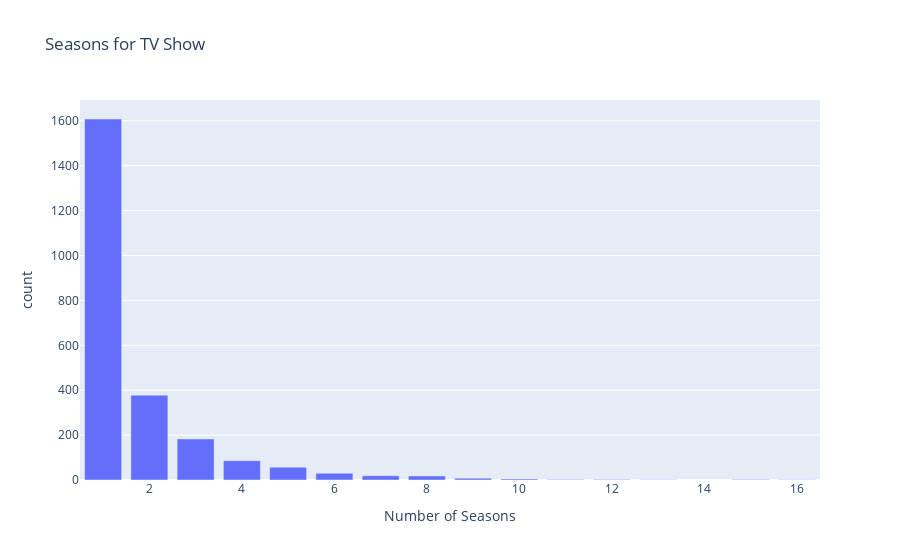

The code cell stored with this chart in its notebook:
### Code cell
trace1 = go.Bar(x=bar_season['season_count'], y=bar_season["count"], name="TV Shows")
data = [trace1]
layout = go.Layout(title="Seasons for TV Show",yaxis_title = 'count',xaxis_title='Number of Seasons', legend=dict(x=0.1, y=1.1, orientation="h"))
fig = go.Figure(data, layout=layout)
fig.show()

### Figure 1 — Plotly figure (JSON) as saved in the notebook; plotly's stock layout.template omitted (floating-point values rounded to 4 significant figures)
{"data": [{"name": "TV Shows", "type": "bar", "x": [1, 2, 3, 4, 5, 6, 7, 8, 9, 10, 11, 12, 13, 15, 16], "y": [1608, 378, 183, 86, 57, 30, 19, 18, 8, 5, 2, 2, 1, 2, 1]}], "layout": {"legend": {"orientation": "h", "x": 0.1, "y": 1.1}, "title": {"text": "Seasons for TV Show"}, "xaxis": {"title": {"text": "Number of Seasons"}}, "yaxis": {"title": {"text": "count"}}}}
